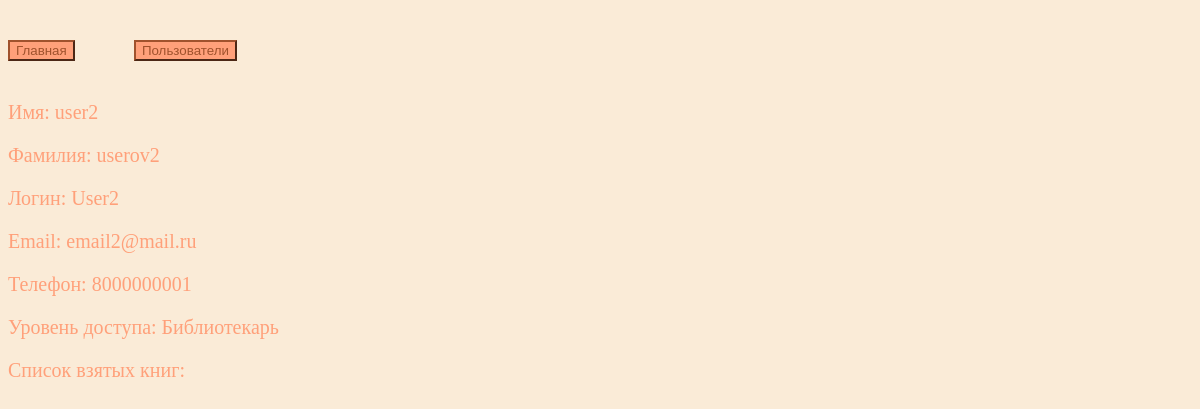
Page /users/user/3/ (signed in) on the committed database.
### libraryapp/models.py (models this page shows, shortened)
class User(AbstractUser):
    phone = models.CharField(max_length=11)
    class Meta:
        verbose_name = "user"
        verbose_name_plural = "users"

### libraryapp/views.py (the view)
# urls.py: path("users/user/<int:id>/", user, name="user"),
@login_required
@permission_required(perm="libraryapp.view_user", raise_exception=True)
def user(request, id):
    user = User.objects.get(id=id)
    self = request.user
    taken_books_1 = TakenBook.objects.all()
    taken_books_2 = []
    i = 0
    while i < len(taken_books_1):
        if taken_books_1[i].user.username == user.username:
            taken_books_2.append(taken_books_1[i])
        i = i + 1
    del i
    user_access_level = None
    self_access_level = None
    if user.has_perm("libraryapp.view_user") and not user.has_perm("libraryapp.change_user"):
        user_access_level = "Библиотекарь"
    elif user.has_perm("libraryapp.change_user"):
        user_access_level = "Администратор"
    else:
        user_access_level = "Читатель"
    if self.has_perm("libraryapp.view_user") and not self.has_perm("libraryapp.change_user"):
        self_access_level = "Библиотекарь"
    elif self.has_perm("libraryapp.change_user"):
        self_access_level = "Администратор"
    else:
        self_access_level = "Читатель"
    return render(request, "user.html", {"user": user, "taken_books": taken_books_2, "user_access_level": user_access_level, "self_access_level": self_access_level})

### libraryapp/templates/user.html (shortened to what this page needs)
<!DOCTYPE html>
{% load static %}
<html lang="en">
<head>
    <link rel="stylesheet" href="{% static 'styles/style.css' %}">
</head>
<body class="background">
    <div class="flex margin_top_5 width">
        <a href="{% url 'home' %}"><button class="button">Главная</button></a>
        <a href="{% url 'users' %}" class="margin_left_5"><button class="button">Пользователи</button></a>
    </div>
    <div class="width3 margin_top_5 text_size_3 text">
        <p>Имя: {{ user.first_name }}</p>
        <p>Фамилия: {{ user.last_name }}</p>
        <p>Логин: {{ user.username }}</p>
        <p>Email: {{ user.email }}</p>
        <p>Телефон: {{ user.phone }}</p>
        <p>Уровень доступа: {{ user_access_level }}</p>
        <div>
            <p class="text_size_3 text">Список взятых книг:</p>
        </div>
    </div>
</body>
</html>

### libraryapp/static/styles/style.css (style rules this page uses)
a { text_decoration: none; }
.flex { display: flex; }
.width { width: 100%; }
.width3 { width: 33.3%; }
.background { background-color: antiquewhite; }
.text { color: lightsalmon; }
.button { color: sienna; background-color: lightsalmon; border-color: sienna; }
.text_size_3 { font-size: 20px; }
.margin_top_5 { margin-top: 5vh; }
.margin_left_5 { margin-left: 5%; }

### rows in the picture
User: first_name "user2", last_name "userov2", username "User2", email "email2@mail.ru", phone "8000000001"

### other values in the picture
{{ user_access_level }} "Библиотекарь"
